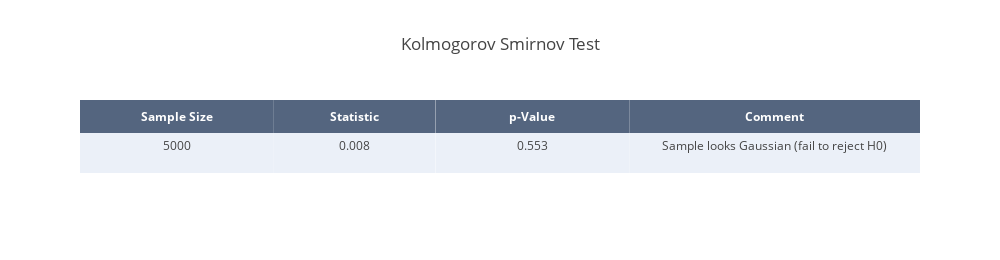

Notebook code cell kept with this figure:
### Markdown cell above
### Kolmogorov Smirnov Test
The Kolmogorov-Smirnov test (KS test) was first derived by Kolmogorov (1933) and later modified by Smirnov (1948). It is a statistical test for the agreement of two probability distributions. More Specifically, it compares the cumulative distribution of the sample data with the expected cumulative normal distribution and bases its P value on the largest discrepancy. The KS test can be modified to serve as a normality test; in this case the samples are standardized and compared to a standard normal distribution.

### Code cell
# Normality test
test = "Kolmogorov Smirnov Test"
stat, p = stats.kstest(np.array(samples_i_t),'norm', alternative = 'greater')

# Round results
stat = round(stat, 3)
p = round(p, 3)

# Interpre results
alpha = 0.05
if p > alpha:
    msg = 'Sample looks Gaussian (fail to reject H0)'
else:
    msg = "Sample does not look Gaussian (reject H0)"

# Create table
result_mat = [len(samples_i_t), stat, p, msg]

trace = go.Table(
    header=dict(values=['<b>Sample Size</b>', '<b>Statistic</b>', '<b>p-Value</b>', '<b>Comment</b>'],
                line = dict(width=0),
                fill = dict(color='rgba(42,63,95,0.8)'),
                align = 'center',
                font = dict(
                    color = '#ffffff',
                    size = 12
                )),
    cells=dict(values=np.array(result_mat).T,
               line = dict(width=0),
               fill = dict(color=[['#EBF0F8', '#ffffff', '#EBF0F8', '#ffffff']]),
               align = 'center',
               height = 40),
    columnwidth=[0.3, 0.25, 0.3, 0.45])
       
data = [trace]

layout = dict(title=test, height=260, width=1000)

ks_table = dict(data=data, layout=layout)

# Plot table
py.offline.iplot(ks_table)

### Figure 1 — Plotly figure (JSON) as saved in the notebook; plotly's stock layout.template omitted (floating-point values rounded to 4 significant figures)
{"data": [{"cells": {"align": "center", "fill": {"color": [["#EBF0F8", "#ffffff", "#EBF0F8", "#ffffff"]]}, "height": 40, "line": {"width": 0}, "values": ["5000", "0.008", "0.553", "Sample looks Gaussian (fail to reject H0)"]}, "columnwidth": [0.3, 0.25, 0.3, 0.45], "header": {"align": "center", "fill": {"color": "rgba(42,63,95,0.8)"}, "font": {"color": "#ffffff", "size": 12}, "line": {"width": 0}, "values": ["<b>Sample Size</b>", "<b>Statistic</b>", "<b>p-Value</b>", "<b>Comment</b>"]}, "type": "table", "uid": "773e356c-d4d8-4e16-8cbc-6546ea0e7caf"}], "layout": {"height": 260, "title": {"text": "Kolmogorov Smirnov Test"}, "width": 1000}}
